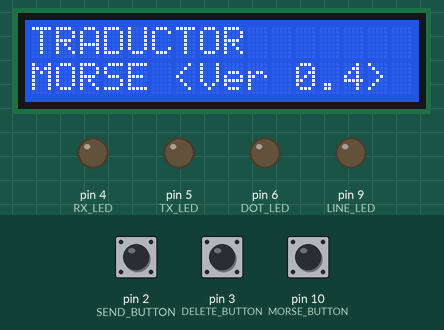
Simulated run of this sketch. Board: Arduino Uno, built with avr-gcc and run on an emulated ATmega328P. Shown: 16×2 character LCD, output pins drawn as LEDs (lit = HIGH). The inputs (shaded band) are chosen by the test bench; at power-on: pin 10 (MORSE_BUTTON) LOW, pin 2 (SEND_BUTTON) LOW, pin 3 (DELETE_BUTTON) LOW. What the sketch prints to the serial monitor is not drawn.

Above: at 0.3 s.
1.7 s: pin 10 (MORSE_BUTTON) pulled HIGH for 1 s
At 3.9 s:
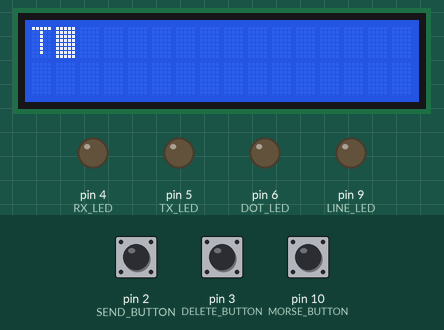
5.7 s: pin 2 (SEND_BUTTON) pulled HIGH for 3.2 s
At 9.3 s:
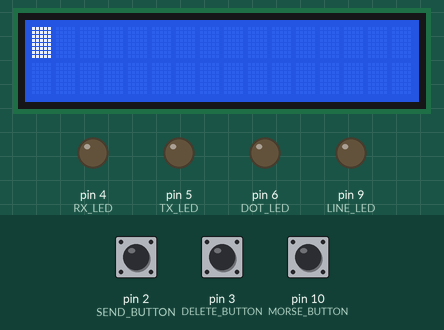
10.4 s: pin 10 (MORSE_BUTTON) pulled HIGH for 0.15 s
At 11.2 s:
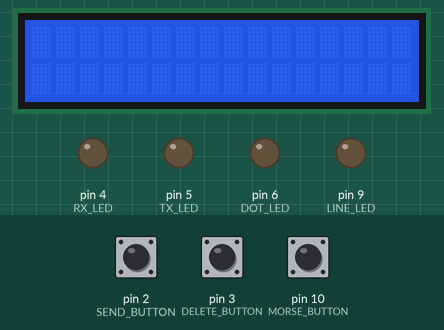
13.5 s: pin 2 (SEND_BUTTON) pulled HIGH for 1 s
At 15.1 s:
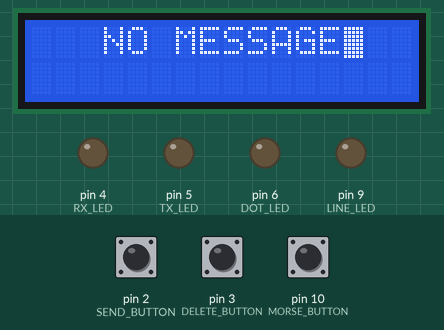
16.0 s: pin 10 (MORSE_BUTTON) pulled HIGH for 3.2 s
At 17.5 s:
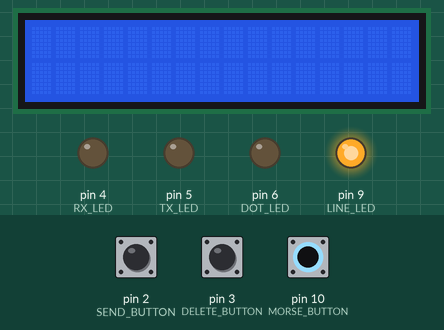
22.2 s: pin 3 (DELETE_BUTTON) pulled HIGH for 0.15 s
At 22.3 s:
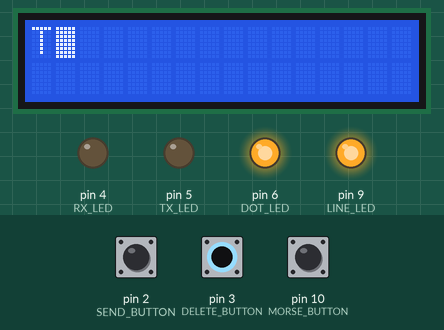
Timing chart, 0 to 24.9 s (numbered marks = the images above; inputs shaded):
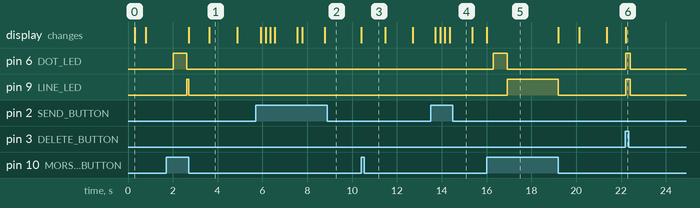

The sketch:

MorseCode_0.4.ino
```cpp
/*
Date: 31/10/2023
*/

#include <Wire.h>
#include <LiquidCrystal_I2C.h>

/*
  PARAMETROS DEL CODIGO MORSE
  PUNTO: T
  RAYA:  3T
  ESPACIO ENTRE CARACTERES: T
  ESPACIO ENTRE LETRAS:    3T
  ESPACIO ENTRE PALABRAS:  7T
*/

#define MORSE_BUTTON 10 // Pulsador para código morse
#define DELETE_BUTTON 3 // Pulsador para borrar último caracter
#define SEND_BUTTON 2   // Pulsador para enviar mensaje
#define DOT_LED 6       // LED para mostrar punto durante la codificación en morse
#define LINE_LED 9      // LED para mostrar linea durante la codificación en morse
#define TX_LED 5        // LED para mostrar estado de emisión
#define RX_LED 4        // LED para mostrar estado de recepción

const String LINE = "-";
const String DOT = "*";
const int T = 300;              // Parametro de tiempo que determina tiempo de punto, raya y espacios

String morse_character = "";    // String que guarda los Puntos y Lineas
String alfanum_character = "";  // String para guardar la traducción del código morse
String my_word = "";            // String que almacena las letras
int button_state = LOW;         // Estado actual del boton
int last_button_state = LOW;    // Estado anterior del boton
long signal_time = 0;           // Contador de duración de la señal (pulsador presionado)
long pause_time = 0;            // Contador de duración de espacio (pulsador sin presionar)
boolean char_check = false;     // Se encarga de comprobar si se dejó de escribir la Letra, para luego traducirla
boolean word_check = false;     // Se encarga de comprobar si se debe realizar un salto de linea
boolean transmitting_flag = false;

int cursor = 0;         // Variable para el LCD, para el borrado y la Impresion de las letras


String translate(String);
LiquidCrystal_I2C lcd(0x20, 16, 2);  // Incializacion LCD I2C

void setup() {
  Serial.begin(9600);  // Inicialización de la comunicación serial
  lcd.init();          // Inicialización del LCD en el programa
  lcd.backlight();     // Retroiluminado LCD

  pinMode(MORSE_BUTTON, INPUT);
  pinMode(DELETE_BUTTON, INPUT);
  pinMode(SEND_BUTTON, INPUT);
  pinMode(DOT_LED, OUTPUT);
  pinMode(LINE_LED, OUTPUT);
  pinMode(TX_LED, OUTPUT);
  pinMode(RX_LED, OUTPUT);

  Serial.println("\nBienvenido a la Prueba de traductor de Codigo Morse");
  Serial.println("Usa el boton para enviar un punto o una linea, despues será traducido y se mostrará en el monitor en serie");
  Serial.println("https://i.pinimg.com/originals/73/68/b6/7368b695bbb97dfb1d61d6e262b28d6f.jpg Tabla de Codigo Morse");

  lcd.clear();
  lcd.setCursor(0, 0);
  lcd.print("TRADUCTOR");
  lcd.setCursor(0, 1);
  lcd.print("MORSE <Ver 0.4>");
  delay(500);
  lcd.clear();

  while (!digitalRead(MORSE_BUTTON));

}

void loop() {

  button_state = digitalRead(MORSE_BUTTON);

  if (button_state && last_button_state)  // Si el pulsador estaba pulsado y sigue pulsado...
  {
    signal_time++;
    if (signal_time < (3*T))
    {
      if (signal_time >= T)
      {
        // Punto
        digitalWrite(DOT_LED, HIGH);
        digitalWrite(LINE_LED, LOW);
      }
    }
    else
    {
      // Linea
      digitalWrite(DOT_LED, LOW);
      digitalWrite(LINE_LED, HIGH);
    }
  }
  else if (!button_state && last_button_state)  // Si se soltó el pulsador pero antes estaba pulsado...
  {
    if (signal_time >= T && signal_time < (3*T))
    {
      morse_character += DOT;    // Concatenar un punto (*)
      Serial.print(DOT);
    }
    else if (signal_time >= (3*T))
    {
      morse_character += LINE;  // Concatenar una línea (-)
      Serial.print(LINE);
    }
    signal_time = 0;  // Reiniciar el conteo de tiempo de pulsado
    digitalWrite(DOT_LED, LOW);
    digitalWrite(LINE_LED, LOW);

    // Esta parte envia los Puntos y Lineas al serialMonitor y al LCD
    lcd.setCursor(0, 1);
    lcd.print(morse_character);
    pause_time = 0;
    char_check = true;
    word_check = true;
  }
  else if (button_state && !last_button_state)  // Si se presionó el pulsador pero antes no estaba pulsado...
  {
    lcd.noBlink();
    // Se volvió a presionar el pulsador de morse, así que se vuelve a habilitar la posibilidad de un espacio

  }
  else if (!button_state && !last_button_state) // Si el pulsador no está pulsado ni lo estaba...
  {
    pause_time ++;
    if ((pause_time >= (3*T)) && char_check)
    {
      alfanum_character = translate(morse_character);
      my_word += alfanum_character;

      Serial.print(" = ");
      Serial.println(alfanum_character);
      lcd.clear();
      lcd.noBlink();
      lcd.setCursor(0, 0);
      if (my_word.length() >= 15)
      {
        lcd.print(my_word.substring(my_word.length() - 15));
      }
      else
      {
        lcd.print(my_word);
      }
      lcd.blink();
      char_check = false;     // Deshabilitar la repetición de espacios
      morse_character = "";   // Limpiar lo que hay en morse para empezar un nuevo procesamiento
    }
    if ((pause_time >= (7*T)) && word_check)
    {
      my_word += " ";
      word_check = false;
      Serial.println("Espacio ");
      lcd.clear();
      lcd.setCursor(0, 0);
      lcd.print(my_word);
      lcd.blink();

    }
  }

  // Acción del Boton de Borrado
  if (digitalRead(DELETE_BUTTON) == HIGH)
  {
    if (my_word.length() > 0)
    {
      my_word.remove((my_word.length()-1), 1);
      Serial.print("Borrando: ");
      Serial.println(my_word);
      lcd.clear();
      lcd.setCursor(0, 0);
      lcd.print(my_word);
      lcd.blink();
      digitalWrite(LINE_LED, HIGH);
      digitalWrite(DOT_LED, HIGH);
      delay(200);
      digitalWrite(LINE_LED, LOW);
      digitalWrite(DOT_LED, LOW);
    }
  }

  // Acción del Botón de Envío
  if (digitalRead(SEND_BUTTON) == HIGH)
  {
    delay(200);
    if (digitalRead(SEND_BUTTON) == HIGH)
    {
      transmitting_flag = false;
      if (my_word == "")
      {
        lcd.print("   NO MESSAGE");
        delay(1000);
        lcd.clear();
      }
      else
      {
        lcd.clear();
        lcd.setCursor(0, 0);
        lcd.print(my_word);
        lcd.setCursor(0, 1);
        lcd.print("     Enviando...");
        delay(200);
        lcd.setCursor(0, 1);
        lcd.print("        Enviado!");
        delay(200);
        lcd.clear();
        my_word = "";
      }
    }
  }

  last_button_state = button_state;
  delay(1);
}


// Parte del codigo que se encarga de traducir los Puntos y Lineas por Letras o Numeros
// TRADUCCIÓN
String translate (String traduct) {
  String translation = "";
  if (traduct == "*-")
  {
    translation = "A";
  }
  else if (traduct == "-***")
  {
    translation = "B";
  }
  else if (traduct == "-*-*")
  {
    translation = "C";
  }
  else if (traduct == "-**")
  {
    translation = "D";
  }
  else if (traduct == "*")
  {
    translation = "E";
  }
  else if (traduct == "**-*")
  {
    translation = "F";
  }
  else if (traduct == "--*")
  {
    translation = "G";
  }
  else if (traduct == "****")
  {
    translation = "H";
  }
  else if (traduct == "**")
  {
    translation = "I";
  }
  else if (traduct == "*---")
  {
    translation = "J";
  }
  else if (traduct == "-*-")
  {
    translation = "K";
  }
  else if (traduct == "*-**")
  {
    translation = "L";
  }
  else if (traduct == "--")
  {
    translation = "M";
  }
  else if (traduct == "-*")
  {
    translation = "N";
  }
  else if (traduct == "---")
  {
    translation = "O";
  }
  else if (traduct == "*--*")
  {
    translation = "P";
  }
  else if (traduct == "--*-")
  {
    translation = "Q";
  }
  else if (traduct == "*-*")
  {
    translation = "R";
  }
  else if (traduct == "***")
  {
    translation = "S";
  }
  else if (traduct == "-")
  {
    translation = "T";
  }
  else if (traduct == "**-")
  {
    translation = "U";
  }
  else if (traduct == "***-")
  {
    translation = "V";
  }
  else if (traduct == "*--")
  {
    translation = "W";
  }
  else if (traduct == "-**-")
  {
    translation = "X";
  }
  else if (traduct == "-*--")
  {
    translation = "Y";
  }
  else if (traduct == "--**")
  {
    translation = "Z";
  }
  else if (traduct == "*----")
  {
    translation = "1";
  }
  else if (traduct == "**---")
  {
    translation = "2";
  }
  else if (traduct == "***--")
  {
    translation = "3";
  }
  else if (traduct == "****-")
  {
    translation = "4";
  }
  else if (traduct == "*****")
  {
    translation = "5";
  }
  else if (traduct == "-****")
  {
    translation = "6";
  }
  else if (traduct == "--***")
  {
    translation = "7";
  }
  else if (traduct == "---**")
  {
    translation = "8";
  }
  else if (traduct == "----*")
  {
    translation = "9";
  }
  else if (traduct == "-----")
  {
    translation = "0";
  }
  else if (traduct == "*-*-*-")
  {
    translation = ".";
  }
  else if (traduct == "-**-*")
  {
    translation = "/";
  }
  else if (traduct == "-****-")
  {
    translation = "-";
  }
  else if (traduct == "*-*-*")
  {
    translation = "+";
  }
  else if (traduct == "-***-")
  {
    translation = "=";
  }
  else if (traduct == "**---**")
  {
    translation = "?";
  }

  return translation;
}
```

Measured:
- after the input at 1.7 s, pin 6 (DOT_LED): LOW → HIGH after 0.31 s, → LOW 0.62 s later; pin 9 (LINE_LED): LOW → HIGH after 0.93 s, → LOW 0.07 s later; the display: first changes after 1.0 s (image 1 shows a later state)
- after the input at 5.7 s, the display: first changes after 0.22 s (image 2 shows a later state)
- after the input at 10.4 s, the display: changes at once (image 3)
- after the input at 13.5 s, the display: first changes after 0.22 s (image 4 shows a later state)
- after the input at 16.0 s, pin 6 (DOT_LED): LOW → HIGH after 0.31 s, → LOW 0.62 s later; pin 9 (LINE_LED): LOW → HIGH after 0.93 s, → LOW 2.3 s later; the display: changes at once (image 5)
- after the input at 22.2 s, pin 6 (DOT_LED), pin 9 (LINE_LED): LOW → HIGH at once, → LOW 0.20 s later; the display: changes at once (image 6)
- what the display in image 0 shows lasts 0.5 s, from 0.3 s to 0.8 s
